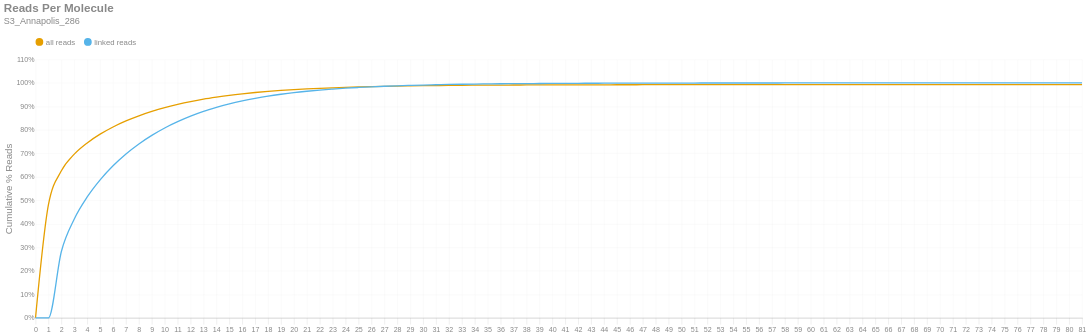

Notebook code cell kept with this figure:
### Markdown cell above
### Reads per Molecule
This chart shows the cumulative distribution of the number of reads per linked molecule. That is, how many alignments are associated with a unique molecule. This excludes the number of reads associated with invalid or absent linked-read barcodes. The `linked` histogram is the percentages recalculated when disregarding singletons.

### Code cell
if SKIPLR:
    print_html(f"Skipped")
else:
    counts = np.bincount(valids['reads'].cast(pl.Int64).to_numpy())
    weighted = counts * np.arange(len(counts))
    all_perc = weighted / n_reads
    linked_perc = weighted / n_linked_reads
    linked_perc[1] = 0
    binned_df = pl.DataFrame({
        'readsper': list(range(len(counts))),
        'all reads (cumsum)': np.cumsum(all_perc).tolist(),
        'linked reads (cumsum)': np.cumsum(linked_perc).tolist(),
    })

    with SafeRender(binned_df):
        (
            density_plot(binned_df, 'Reads Per Molecule', samplename, 'readspmol')
            .encode(
                x=alt.X('readsper:O', title=None).axis(labelAngle=0).scale(padding=0),
                y=alt.Y('value:Q', title='Cumulative % Reads').axis(format='%').stack(False),
                color=alt.Color("key:N").scale(domain=["all reads", "linked reads"]),
                tooltip=[
                    alt.Tooltip("key:N", title="Data Type"),
                    alt.Tooltip("readsper:O", title="Reads Per Molecule"),
                    alt.Tooltip("value:Q", format=".2%", title="% Reads (Cum.)")
                ]            
            )
        ).display()

### Figure 1 — Vega-Lite specification as saved in the notebook (floating-point values rounded to 4 significant figures)
{"width": "container", "height": 400, "config": {"title": {"anchor": "start", "dy": -15, "fontSize": 18, "color": "#888888", "subtitleColor": "#888888", "subtitleFontSize": 14}, "arc": {"fill": "#0072B2"}, "axis": {"domainColor": "#888888", "domainWidth": 0.5, "gridWidth": 0.2, "grid": false, "titleFontWeight": 400, "titleFontSize": 15, "labelFontSize": 11, "labelColor": "#888888", "tickColor": "#888888", "tickWidth": 0.2, "titleColor": "#888888"}, "axisBand": {"grid": false}, "axisX": {"grid": true, "tickSize": 10, "domainCap": "round"}, "axisY": {"domain": false, "grid": true, "tickSize": 0, "domainCap": "round"}, "background": "transparent", "header": {"labelFontSize": 15, "labelColor": "#888888", "titleFontSize": 15, "titleFontWeight": 600, "titleColor": "#888888"}, "legend": {"labelFont": "sans-serif", "labelFontSize": 12, "labelColor": "#888888", "symbolSize": 100, "symbolType": "circle", "titleFontSize": 12, "titlePadding": 10, "titleColor": "#888888", "title": null, "orient": "top"}, "range": {"category": ["#E69F00", "#56B4E9", "#009E73", "#F0E442", "#0072B2", "#D55E00", "#CC79A7", "#000000"], "diverging": ["#cfe8f3", "#a2d4ec", "#73bfe2", "#46abdb", "#1696d2", "#12719e"]}, "area": {"fill": "#0072B2", "fillOpacity": 0.7, "line": true, "strokeOpacity": 0.7}, "line": {"color": "#0072B2", "stroke": "#0072B2", "strokeWidth": 2}, "trail": {"color": "#0072B2", "stroke": "#0072B2", "strokeWidth": 0, "size": 1}, "point": {"filled": true, "fillOpacity": 1.0, "size": 95}, "text": {"color": "#888888", "fontSize": 11, "align": "right", "fontWeight": 400, "size": 11}, "bar": {"fill": "#0072B2", "stroke": null}, "view": {"stroke": null, "continuousWidth": 660, "continuousHeight": 400}}, "data": {"name": "data-3180010727a1e441f0c80227de9df59b"}, "mark": {"type": "line", "interpolate": "monotone", "point": {"opacity": 0, "size": 275}}, "encoding": {"color": {"field": "key", "scale": {"domain": ["all reads", "linked reads"]}, "type": "nominal"}, "tooltip": [{"field": "key", "title": "Data Type", "type": "nominal"}, {"field": "readsper", "title": "Reads Per Molecule", "type": "ordinal"}, {"field": "value", "format": ".2%", "title": "% Reads (Cum.)", "type": "quantitative"}], "x": {"axis": {"labelAngle": 0}, "field": "readsper", "scale": {"padding": 0}, "title": null, "type": "ordinal"}, "y": {"axis": {"format": "%"}, "field": "value", "stack": false, "title": "Cumulative % Reads", "type": "quantitative"}}, "params": [{"name": "param_c36ac31b6afebe62", "select": {"type": "point", "fields": ["key"]}, "bind": "legend"}], "title": {"text": "Reads Per Molecule", "subtitle": "S3_Annapolis_286"}, "transform": [{"fold": ["all reads (cumsum)", "linked reads (cumsum)"]}, {"calculate": "replace(datum.key, ' (cumsum)', '')", "as": "key"}, {"filter": {"param": "param_c36ac31b6afebe62"}}], "usermeta": {"embedOptions": {"downloadFileName": "S3_Annapolis_286.readspmol"}}, "$schema": "https://vega.github.io/schema/vega-lite/v6.1.0.json", "datasets": {"data-3180010727a1e441f0c80227de9df59b": [{"readsper": 0, "all reads (cumsum)": 0.0, "linked reads (cumsum)": 0.0}, {"readsper": 1, "all reads (cumsum)": 0.4816, "linked reads (cumsum)": 0.0}, {"readsper": 2, "all reads (cumsum)": 0.6259, "linked reads (cumsum)": 0.2824}, {"readsper": 3, "all reads (cumsum)": 0.6968, "linked reads (cumsum)": 0.4211}, {"readsper": 4, "all reads (cumsum)": 0.7446, "linked reads (cumsum)": 0.5145}, {"readsper": 5, "all reads (cumsum)": 0.7819, "linked reads (cumsum)": 0.5875}, {"readsper": 6, "all reads (cumsum)": 0.8125, "linked reads (cumsum)": 0.6474}, {"readsper": 7, "all reads (cumsum)": 0.8382, "linked reads (cumsum)": 0.6977}, {"readsper": 8, "all reads (cumsum)": 0.86, "linked reads (cumsum)": 0.7404}, {"readsper": 9, "all reads (cumsum)": 0.8786, "linked reads (cumsum)": 0.7768}, {"readsper": 10, "all reads (cumsum)": 0.8947, "linked reads (cumsum)": 0.8083}, {"readsper": 11, "all reads (cumsum)": 0.9083, "linked reads (cumsum)": 0.8349}, {"readsper": 12, "all reads (cumsum)": 0.9203, "linked reads (cumsum)": 0.8584}, {"readsper": 13, "all reads (cumsum)": 0.9307, "linked reads (cumsum)": 0.8787}, {"readsper": 14, "all reads (cumsum)": 0.9394, "linked reads (cumsum)": 0.8956}, {"readsper": 15, "all reads (cumsum)": 0.9471, "linked reads (cumsum)": 0.9107}, {"readsper": 16, "all reads (cumsum)": 0.9536, "linked reads (cumsum)": 0.9235}, {"readsper": 17, "all reads (cumsum)": 0.9592, "linked reads (cumsum)": 0.9344}, {"readsper": 18, "all reads (cumsum)": 0.964, "linked reads (cumsum)": 0.9439}, {"readsper": 19, "all reads (cumsum)": 0.9681, "linked reads (cumsum)": 0.9518}, {"readsper": 20, "all reads (cumsum)": 0.9717, "linked reads (cumsum)": 0.9588}, {"readsper": 21, "all reads (cumsum)": 0.9746, "linked reads (cumsum)": 0.9646}, {"readsper": 22, "all reads (cumsum)": 0.9772, "linked reads (cumsum)": 0.9696}, {"readsper": 23, "all reads (cumsum)": 0.9793, "linked reads (cumsum)": 0.9738}, {"readsper": 24, "all reads (cumsum)": 0.9813, "linked reads (cumsum)": 0.9776}, {"readsper": 25, "all reads (cumsum)": 0.9828, "linked reads (cumsum)": 0.9807}, {"readsper": 26, "all reads (cumsum)": 0.9843, "linked reads (cumsum)": 0.9834}, {"readsper": 27, "all reads (cumsum)": 0.9855, "linked reads (cumsum)": 0.9858}, {"readsper": 28, "all reads (cumsum)": 0.9864, "linked reads (cumsum)": 0.9877}, {"readsper": 29, "all reads (cumsum)": 0.9873, "linked reads (cumsum)": 0.9894}, {"readsper": 30, "all reads (cumsum)": 0.9881, "linked reads (cumsum)": 0.9909}, {"readsper": 31, "all reads (cumsum)": 0.9887, "linked reads (cumsum)": 0.9921}, {"readsper": 32, "all reads (cumsum)": 0.9893, "linked reads (cumsum)": 0.9934}, {"readsper": 33, "all reads (cumsum)": 0.9899, "linked reads (cumsum)": 0.9944}, {"readsper": 34, "all reads (cumsum)": 0.9903, "linked reads (cumsum)": 0.9952}, {"readsper": 35, "all reads (cumsum)": 0.9906, "linked reads (cumsum)": 0.9958}, {"readsper": 36, "all reads (cumsum)": 0.9909, "linked reads (cumsum)": 0.9964}, {"readsper": 37, "all reads (cumsum)": 0.9911, "linked reads (cumsum)": 0.9968}, {"readsper": 38, "all reads (cumsum)": 0.9913, "linked reads (cumsum)": 0.9971}, {"readsper": 39, "all reads (cumsum)": 0.9915, "linked reads (cumsum)": 0.9976}, {"readsper": 40, "all reads (cumsum)": 0.9917, "linked reads (cumsum)": 0.9979}, {"readsper": 41, "all reads (cumsum)": 0.9918, "linked reads (cumsum)": 0.9982}, {"readsper": 42, "all reads (cumsum)": 0.9919, "linked reads (cumsum)": 0.9984}, {"readsper": 43, "all reads (cumsum)": 0.992, "linked reads (cumsum)": 0.9986}, {"readsper": 44, "all reads (cumsum)": 0.9921, "linked reads (cumsum)": 0.9988}, {"readsper": 45, "all reads (cumsum)": 0.9922, "linked reads (cumsum)": 0.9989}, {"readsper": 46, "all reads (cumsum)": 0.9923, "linked reads (cumsum)": 0.9991}, {"readsper": 47, "all reads (cumsum)": 0.9923, "linked reads (cumsum)": 0.9992}, {"readsper": 48, "all reads (cumsum)": 0.9924, "linked reads (cumsum)": 0.9993}, {"readsper": 49, "all reads (cumsum)": 0.9924, "linked reads (cumsum)": 0.9994}, {"readsper": 50, "all reads (cumsum)": 0.9925, "linked reads (cumsum)": 0.9995}, {"readsper": 51, "all reads (cumsum)": 0.9925, "linked reads (cumsum)": 0.9996}, {"readsper": 52, "all reads (cumsum)": 0.9925, "linked reads (cumsum)": 0.9996}, {"readsper": 53, "all reads (cumsum)": 0.9926, "linked reads (cumsum)": 0.9997}, {"readsper": 54, "all reads (cumsum)": 0.9926, "linked reads (cumsum)": 0.9997}, {"readsper": 55, "all reads (cumsum)": 0.9926, "linked reads (cumsum)": 0.9997}, {"readsper": 56, "all reads (cumsum)": 0.9926, "linked reads (cumsum)": 0.9997}, {"readsper": 57, "all reads (cumsum)": 0.9926, "linked reads (cumsum)": 0.9997}, {"readsper": 58, "all reads (cumsum)": 0.9926, "linked reads (cumsum)": 0.9998}, {"readsper": 59, "all reads (cumsum)": 0.9926, "linked reads (cumsum)": 0.9998}, {"readsper": 60, "all reads (cumsum)": 0.9926, "linked reads (cumsum)": 0.9998}, {"readsper": 61, "all reads (cumsum)": 0.9927, "linked reads (cumsum)": 0.9999}, {"readsper": 62, "all reads (cumsum)": 0.9927, "linked reads (cumsum)": 0.9999}, {"readsper": 63, "all reads (cumsum)": 0.9927, "linked reads (cumsum)": 0.9999}, {"readsper": 64, "all reads (cumsum)": 0.9927, "linked reads (cumsum)": 0.9999}, {"readsper": 65, "all reads (cumsum)": 0.9927, "linked reads (cumsum)": 1.0}, {"readsper": 66, "all reads (cumsum)": 0.9927, "linked reads (cumsum)": 1.0}, {"readsper": 67, "all reads (cumsum)": 0.9927, "linked reads (cumsum)": 1.0}, {"readsper": 68, "all reads (cumsum)": 0.9927, "linked reads (cumsum)": 1.0}, {"readsper": 69, "all reads (cumsum)": 0.9927, "linked reads (cumsum)": 1.0}, {"readsper": 70, "all reads (cumsum)": 0.9927, "linked reads (cumsum)": 1.0}, {"readsper": 71, "all reads (cumsum)": 0.9927, "linked reads (cumsum)": 1.0}, {"readsper": 72, "all reads (cumsum)": 0.9927, "linked reads (cumsum)": 1.0}, {"readsper": 73, "all reads (cumsum)": 0.9927, "linked reads (cumsum)": 1.0}, {"readsper": 74, "all reads (cumsum)": 0.9927, "linked reads (cumsum)": 1.0}, {"readsper": 75, "all reads (cumsum)": 0.9927, "linked reads (cumsum)": 1.0}, {"readsper": 76, "all reads (cumsum)": 0.9927, "linked reads (cumsum)": 1.0}, {"readsper": 77, "all reads (cumsum)": 0.9927, "linked reads (cumsum)": 1.0}, {"readsper": 78, "all reads (cumsum)": 0.9927, "linked reads (cumsum)": 1.0}, {"readsper": 79, "all reads (cumsum)": 0.9927, "linked reads (cumsum)": 1.0}, {"readsper": 80, "all reads (cumsum)": 0.9927, "linked reads (cumsum)": 1.0}, {"readsper": 81, "all reads (cumsum)": 0.9927, "linked reads (cumsum)": 1.0}]}}
